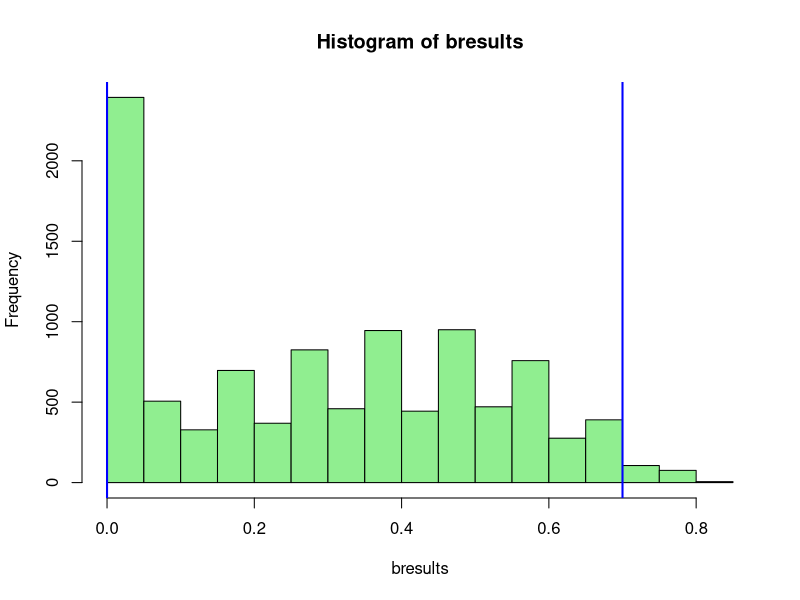

Write the R code that produced this figure.
# Example code supplied for illustrative purposes only. The regression equations below were built
# using 2 years of data from our level 1 trauma academic medical center. They will not work out of the
# box for your institution.
# 2019-2020 Edward G. Brown MS, Patricia K. Howard PhD RN, Daniel Moore MD
# For more information please read the paper SIMULATING EMERGENCY DEPARTMENT BOARDING USING A DIFFERENCE EQUATION 
# at https://doi.org/10.1101/2020.03.19.20039040

bfunc <- function() {

  days <- 30
  lower <- 200
  upper <- 300
  
  test_limit <- 290
  threshold <- 40
  
  xbar.rand <- rep(NA,days)
  xbar.star <- rep(NA,days)
  xbar.start <- rep(NA,days)
  xbar.stop <- rep(NA,days)
  xbar.forty <- rep(40,days)
  xbar.thirty <- rep(30,days)
  
  start_int <- 22.44721952
  start_slope <- 0.179980129
  stop_int <- 32.5802325885976
  stop_slope <- 0.492633658985415
  
  for (i in 1:days)
    xbar.rand[[i]] <-sample(lower:upper, 1)
    
  for (i in 1:days)
    xbar.start[[i]] <-ceiling(start_int + (xbar.rand[[i]] * start_slope))

    for (i in 1:days)
    xbar.stop[[i]] <- ceiling(stop_int +(xbar.start[[i]] * stop_slope))
  
# Why 12? In our observed data, the starting day balance of a day (selected at random) was 12. This starts our iteration.
# Patients boarding at Start of Day was 25, Patients start boarding during the day was 57, Patients stop boarding was 70.  
  xbar.star[[1]] = 12
  
  for (i in 1:days)

    xbar.star[[i+1]] = ifelse(ceiling((xbar.star[i] + xbar.start[[i]]) - xbar.stop[[i]]) < 0, 0,
                              
                              
                              ifelse(ceiling((xbar.star[i] + xbar.start[[i]]) - xbar.stop[[i]]) >= threshold,
                                     
                                     ifelse(ceiling((xbar.star[i] + (start_int + (test_limit * start_slope))   ) - (stop_int +((start_int + (test_limit * start_slope)) * stop_slope))     ) < 0,0
                                            , ceiling((xbar.star[i] + (start_int + (test_limit * start_slope))   ) - (stop_int +((start_int + (test_limit * start_slope)) * stop_slope))     ) )
                                     
                                     ,ceiling((xbar.star[i] + xbar.start[[i]]) - xbar.stop[[i]])
                              )
    )
  
    
    
        
over_threshold <- length(xbar.star[xbar.star >= threshold])/days

return(over_threshold)
} # end of function

reps <- 10000
bresults <- rep(NA,reps)

for (i in 1:reps)
  bresults[[i]] <- bfunc()

sd(bresults)
summary(bresults)

# percentile method for 95% CI
quantile(bresults, 0.025)
quantile(bresults, 0.975)

hist(bresults, col="lightgreen")
abline(v=quantile(bresults, 0.025),col="blue", lwd=2)
abline(v=quantile(bresults, 0.975),col="blue", lwd=2)

